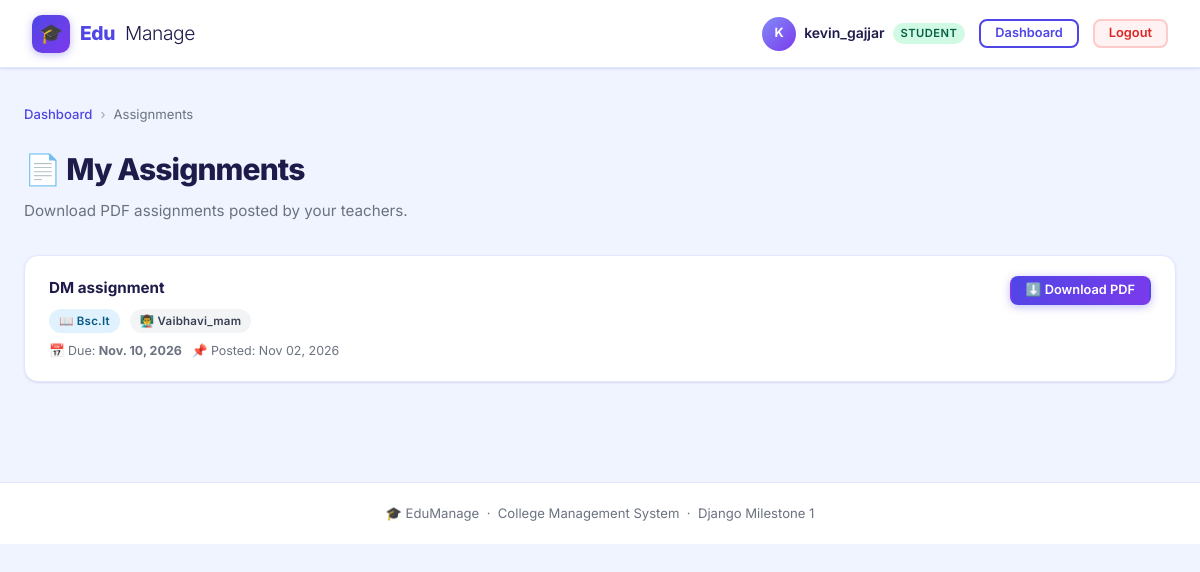
The page /student/assignments/ (signed in) on the database its author committed.
### academics/models.py (models this page shows, shortened)
class Assignment(models.Model):
    course = models.ForeignKey(
        Course,
        on_delete=models.PROTECT,
        related_name="assignments",
    )
    teacher = models.ForeignKey(
        Teacher,
        on_delete=models.PROTECT,
        related_name="assignments",
    )
    title = models.CharField(max_length=150)
    description = models.TextField(blank=True)
    file = models.FileField(
        upload_to="assignments/%Y/%m/",
        validators=[validate_assignment_pdf],
    )
    due_date = models.DateField()
    posted_on = models.DateTimeField(auto_now_add=True)
    class Meta:
        ordering = ["due_date", "title"]

class Course(models.Model):
    name = models.CharField(max_length=100)
    code = models.CharField(max_length=12, unique=True)
    department = models.ForeignKey(
        Department,
        on_delete=models.PROTECT,
        related_name="courses",
    )
    duration_years = models.PositiveSmallIntegerField(
        default=3,
        validators=[MinValueValidator(1), MaxValueValidator(6)],
    )
    class Meta:
        ordering = ["name"]

class Teacher(models.Model):
    user = models.OneToOneField(
        settings.AUTH_USER_MODEL,
        on_delete=models.PROTECT,
        related_name="teacher_profile",
    )
    employee_id = models.CharField(max_length=20, unique=True)
    department = models.ForeignKey(
        Department,
        on_delete=models.PROTECT,
        related_name="teachers",
    )
    courses = models.ManyToManyField(
        Course,
        blank=True,
        related_name="teachers",
    )
    joining_date = models.DateField(auto_now_add=True)
    class Meta:
        ordering = ["employee_id"]

### core/views.py (the view)
@login_required
def student_assignments(request):
    try:
        student = request.user.student_profile
    except Student.DoesNotExist:
        raise PermissionDenied
    assignments = (
        Assignment.objects
        .filter(course__enrollments__student=student)
        .select_related("course", "teacher__user")
        .distinct()
    )
    return render(
        request,
        "core/student_assignments.html",
        {"assignments": assignments},
    )

### core/templates/core/student_assignments.html (shortened to what this page needs)
{% extends "base.html" %}
{% block content %}
<div class="page-content">
  <div class="breadcrumb">
    <a href="{% url 'student_dashboard' %}">Dashboard</a>
    <span class="sep">›</span>
    <span>Assignments</span>
  </div>
  <div class="page-header">
    <h1>📄 My Assignments</h1>
    <p>Download PDF assignments posted by your teachers.</p>
  </div>
  {% if assignments %}
  <div style="display:flex;flex-direction:column;gap:14px;">
    {% for assignment in assignments %}
    <div class="assignment-card" style="animation-delay:{{ forloop.counter0 }}0ms">
      <div class="assignment-info">
        <h3>{{ assignment.title }}</h3>
        <div class="assignment-meta">
          <span class="badge badge-info">📖 {{ assignment.course.name }}</span>
          <span class="badge badge-neutral">👨‍🏫 {{ assignment.teacher.user.get_full_name|default:assignment.teacher.user.username }}</span>
        </div>
        <div class="assignment-meta" style="margin-top:8px;">
          <span style="font-size:.78rem;color:var(--text-muted);">📅 Due: <strong>{{ assignment.due_date }}</strong></span>
          <span style="font-size:.78rem;color:var(--text-muted);">📌 Posted: {{ assignment.posted_on|date:"M d, Y" }}</span>
        </div>
      </div>
      <div>
        <a href="{% url 'download_assignment' assignment.pk %}" class="btn btn-primary btn-sm">
          ⬇️ Download PDF
        </a>
      </div>
    </div>
    {% endfor %}
  </div>
  {% else %}
  <div class="empty-state">
    <div class="empty-icon">📭</div>
    <h3>No Assignments Yet</h3>
    <p>Your teachers haven't posted any assignments yet.</p>
  </div>
  {% endif %}
</div>
{% endblock %}

### core/templates/base.html (shortened to what this page needs)
{% load static %}
<!doctype html>
<html lang="en">
<head>
  <link rel="stylesheet" href="{% static 'core/site.css' %}">
</head>
<body>
  <nav class="navbar">
    <a href="{% url 'home' %}" class="navbar-logo">
      <div class="logo-icon">🎓</div>
      Edu<span>Manage</span>
    </a>
    <div class="nav-actions">
      {% if user.is_authenticated %}
        <div class="nav-user">
          <div class="nav-avatar">
            {{ user.get_full_name|default:user.username|slice:":1"|upper }}
          </div>
          <div>
            <div style="font-weight:600;color:var(--text);font-size:.875rem;">
              {{ user.get_full_name|default:user.username }}
            </div>
          </div>
          {% if user.teacher_profile %}
            <span class="nav-role-badge teacher">Teacher</span>
          {% elif user.student_profile %}
            <span class="nav-role-badge student">Student</span>
          {% endif %}
        </div>
        {% if user.teacher_profile %}
          <a href="{% url 'teacher_dashboard' %}" class="btn btn-outline btn-sm">Dashboard</a>
        {% elif user.student_profile %}
          <a href="{% url 'student_dashboard' %}" class="btn btn-outline btn-sm">Dashboard</a>
        {% endif %}
        <form method="post" action="{% url 'logout' %}" style="margin:0;">
          <button type="submit" class="btn btn-danger btn-sm">Logout</button>
        </form>
      {% else %}
        <a href="{% url 'login' %}" class="btn btn-primary" id="navbar-login-btn">🔐 Login</a>
      {% endif %}
    </div>
  </nav>
  {% block content %}{% endblock %}
  <footer class="footer">
    <p>🎓 EduManage &nbsp;·&nbsp; College Management System &nbsp;·&nbsp; Django Milestone 1</p>
  </footer>
</body>
</html>

### rows shown on the page
Assignment: title "DM assignment", course.name "Bsc.it", teacher.user.get_full_name "Vaibhavi_mam", due_date "Nov. 10, 2026", posted_on "Nov 02, 2026"

### other values the page prints
{{ user.get_full_name|default:user.username|slice:":1"|upper }} "K"
{{ user.get_full_name|default:user.username }} "kevin_gajjar"
